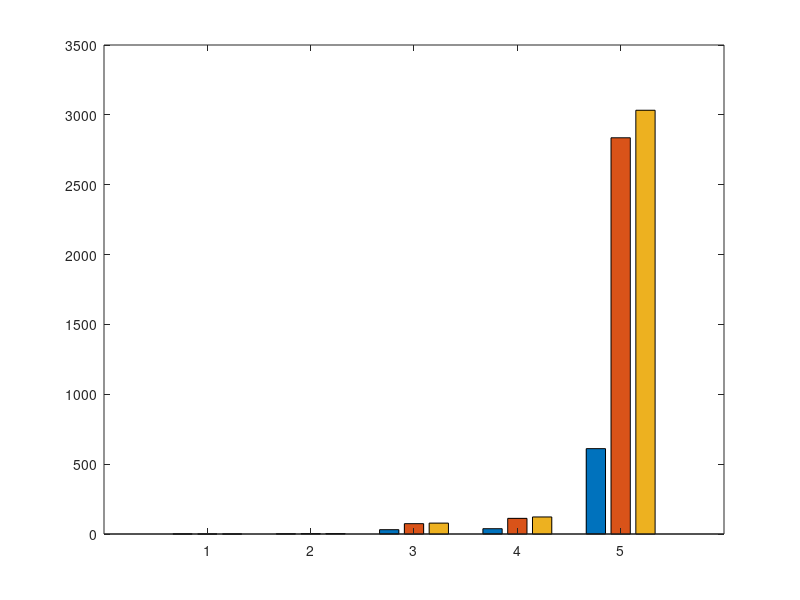

Here is the MATLAB script that generated this plot:
X=[0.46,0.09,0.07;1.56,3.2,3.57;31,74,78;38,112,122;611,2836,3033];    %this is the operation time by second
Y=[8,16,20,25,32];   %this is the array size
figure(1)
plot(1:5,X(:,1),'-^');
hold on
figure(1)
plot(1:5,X(:,2),'-o');
hold on
figure(1)
plot(1:5,X(:,3),'-*'); legend('GPU','CPU-modigaliani','CPU-monet');
hold off
bar(X);


